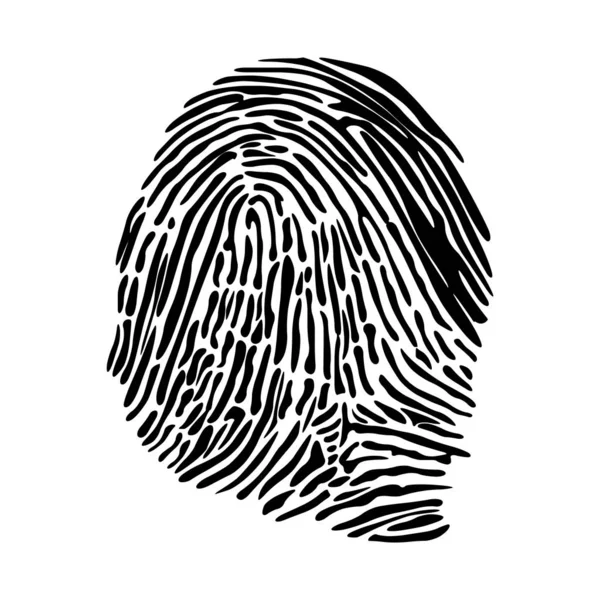
#> input picture database_fingerprints/test2.jpg, 600 x 600 px, found by its file name
$ jupyter execute Untitled-1.ipynb
#> lines starting #> are read from the running program, lines starting #| are printed output that depends on the picture; long printed decimals are rounded; pictures that were not available may be replaced by others from this repository, and a replacement may not be noted
[cell 1]
import cv2
import numpy as np

# 加载两个图像
img1 = cv2.imread('test2.jpg', cv2.IMREAD_GRAYSCALE)  # 上传的指纹图像
#> img1: shape (600, 600); min 0, max 255, mean 200.3
img2 = cv2.imread('test.jpeg', cv2.IMREAD_GRAYSCALE)  # 数据库中的指纹图像
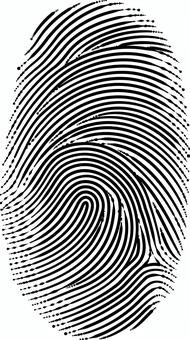
#> input picture test.jpg, 190 x 340 px, given in place of test.jpeg, which was not available
#> img2: shape (340, 190); min 0, max 255, mean 161.9

# 确保两个图像大小相同
img2 = cv2.resize(img2, (img1.shape[1], img1.shape[0]))
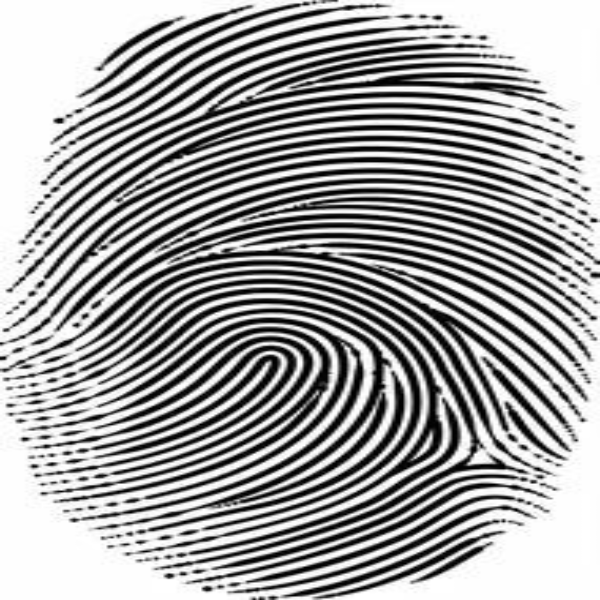
#> img2: shape (600, 600); min 0, max 255, mean 161.8

# 使用SIFT特征匹配
sift = cv2.SIFT_create()
kp1, des1 = sift.detectAndCompute(img1, None)
#> kp1 = 676 keypoints; strongest (x, y, size): (171, 224, 5.2), (458, 342, 4.8), (302, 256, 6.2), (242, 495, 6.4)
kp2, des2 = sift.detectAndCompute(img2, None)
#> kp2 = 1064 keypoints; strongest (x, y, size): (207, 589, 4.4), (169, 576, 4.1), (578, 158, 4.1), (438, 17, 3.9)

# 特征点匹配
bf = cv2.BFMatcher()
matches = bf.knnMatch(des1, des2, k=2)
#> matches = 676 matches

# 应用比率测试
good = []
for m,n in matches:
    if m.distance < 0.75*n.distance:
        good.append([m])
#> after the loop, good = 6 matches

# 计算匹配结果
match_result = len(good)/len(matches)
#> match_result = 0.00888

print(f"相似度：{match_result*100}%")
#| 相似度：0.8876%

[cell 2]
import cv2
import numpy as np
from pathlib import Path

def compare_fingerprints(uploaded_img_path, database_folder_path):
#> called with uploaded_img_path = 'images.jpg', database_folder_path = 'database_fingerprints'
    uploaded_img = cv2.imread(uploaded_img_path, cv2.IMREAD_GRAYSCALE)
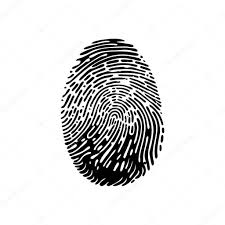
#> input picture images.jpg, 225 x 225 px
#> uploaded_img is the input picture: shape (225, 225); min 0, max 255, mean 221.5

    if uploaded_img is None:
        print("上傳的指紋圖像無法加載。")
        return

    # 獲取數據庫中所有的指紋圖像路徑
    fingerprint_paths = list(Path(database_folder_path).glob('*.jpg'))

    for fingerprint_path in fingerprint_paths:
        database_img = cv2.imread(str(fingerprint_path), cv2.IMREAD_GRAYSCALE)

        if database_img is None:
            print(f"數據庫中的指紋圖像 {fingerprint_path} 無法加載。")
            continue

        # 確保兩個圖像大小相同
        database_img = cv2.resize(database_img, (uploaded_img.shape[1], uploaded_img.shape[0]))
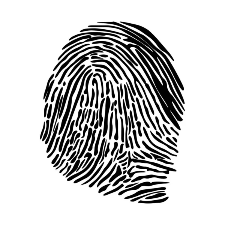
#> database_img: shape (225, 225); min 0, max 255, mean 200.2

        # 計算兩個圖像之間的相似度
        similarity = cv2.matchTemplate(uploaded_img, database_img, cv2.TM_CCOEFF_NORMED)
#> similarity = [0.317]
        max_similarity = np.max(similarity)
#> max_similarity = 0.317

        if max_similarity >= 0.8:
            print(f"比對成功：{fingerprint_path}")
            return  # 找到匹配，結束函數

    print("沒有找到匹配的指紋。")

# 使用示例
compare_fingerprints('images.jpg', 'database_fingerprints')
